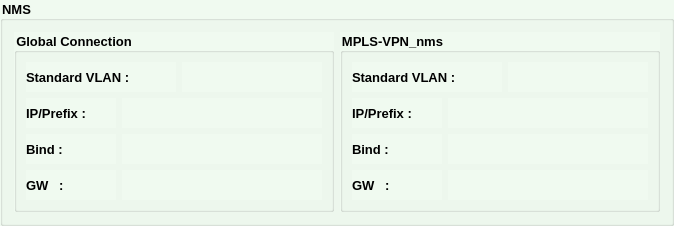
                   <widget class="QGroupBox" name="nmsGB">
                    <property name="minimumSize">
                     <size>
                      <width>0</width>
                      <height>0</height>
                     </size>
                    </property>
                    <property name="font">
                     <font>
                      <family>Tahoma</family>
                      <pointsize>10</pointsize>
                      <bold>true</bold>
                     </font>
                    </property>
                    <property name="styleSheet">
                     <string notr="true">background-color: rgb(240, 250, 240);</string>
                    </property>
                    <property name="title">
                     <string>NMS</string>
                    </property>
                    <layout class="QHBoxLayout" name="horizontalLayout_13">
                     <item>
                      <widget class="QGroupBox" name="groupBox_10">
                       <property name="font">
                        <font>
                         <family>Tahoma</family>
                         <pointsize>10</pointsize>
                         <bold>true</bold>
                        </font>
                       </property>
                       <property name="title">
                        <string>Global Connection</string>
                       </property>
                       <layout class="QVBoxLayout" name="verticalLayout_6">
                        <item>
                         <layout class="QHBoxLayout" name="horizontalLayout_17">
                          <item>
                           <widget class="QLabel" name="globalVlanLbl">
                            <property name="minimumSize">
                             <size>
                              <width>150</width>
                              <height>30</height>
                             </size>
                            </property>
                            <property name="maximumSize">
                             <size>
                              <width>150</width>
                              <height>30</height>
                             </size>
                            </property>
                            <property name="font">
                             <font>
                              <family>Tahoma</family>
                              <pointsize>10</pointsize>
                              <bold>true</bold>
                             </font>
                            </property>
                            <property name="text">
                             <string>Standard VLAN :</string>
                            </property>
                           </widget>
                          </item>
                          <item>
                           <widget class="QLabel" name="gVlanLbl">
                            <property name="sizePolicy">
                             <sizepolicy hsizetype="Expanding" vsizetype="Preferred">
                              <horstretch>0</horstretch>
                              <verstretch>0</verstretch>
                             </sizepolicy>
                            </property>
                            <property name="minimumSize">
                             <size>
                              <width>50</width>
                              <height>30</height>
                             </size>
                            </property>
                            <property name="maximumSize">
                             <size>
                              <width>16777215</width>
                              <height>30</height>
                             </size>
                            </property>
                            <property name="font">
                             <font>
                              <family>Tahoma</family>
                              <pointsize>10</pointsize>
                              <bold>true</bold>
                             </font>
                            </property>
                            <property name="styleSheet">
                             <string notr="true">color: rgb(85, 0, 127);</string>
                            </property>
                            <property name="text">
                             <string/>
                            </property>
                           </widget>
                          </item>
                         </layout>
                        </item>
                        <item>
                         <layout class="QHBoxLayout" name="horizontalLayout_19">
                          <item>
                           <widget class="QLabel" name="label_31">
                            <property name="minimumSize">
                             <size>
                              <width>90</width>
                              <height>30</height>
                             </size>
                            </property>
                            <property name="maximumSize">
                             <size>
                              <width>90</width>
                              <height>30</height>
                             </size>
                            </property>
                            <property name="font">
                             <font>
                              <family>Tahoma</family>
                              <pointsize>10</pointsize>
                              <bold>true</bold>
                             </font>
                            </property>
                            <property name="text">
                             <string>IP/Prefix :</string>
                            </property>
                           </widget>
                          </item>
                          <item>
                           <widget class="QLabel" name="gIpLbl">
                            <property name="sizePolicy">
                             <sizepolicy hsizetype="Expanding" vsizetype="Preferred">
                              <horstretch>0</horstretch>
                              <verstretch>0</verstretch>
                             </sizepolicy>
                            </property>
                            <property name="minimumSize">
                             <size>
                              <width>200</width>
                              <height>30</height>
                             </size>
                            </property>
                            <property name="maximumSize">
                             <size>
                              <width>16777215</width>
                              <height>30</height>
                             </size>
                            </property>
                            <property name="font">
                             <font>
                              <family>Tahoma</family>
                              <pointsize>10</pointsize>
                              <bold>true</bold>
                             </font>
                            </property>
                            <property name="styleSheet">
                             <string notr="true">color: rgb(85, 0, 127);</string>
                            </property>
                            <property name="text">
                             <string/>
                            </property>
                            <property name="alignment">
                             <set>Qt::AlignmentFlag::AlignLeading|Qt::AlignmentFlag::AlignLeft|Qt::AlignmentFlag::AlignVCenter</set>
                            </property>
                           </widget>
                          </item>
                         </layout>
                        </item>
                        <item>
                         <layout class="QHBoxLayout" name="horizontalLayout_57">
                          <item>
                           <widget class="QLabel" name="label_37">
                            <property name="minimumSize">
                             <size>
                              <width>90</width>
                              <height>30</height>
                             </size>
                            </property>
                            <property name="maximumSize">
                             <size>
                              <width>90</width>
                              <height>30</height>
                             </size>
                            </property>
                            <property name="font">
                             <font>
                              <family>Tahoma</family>
                              <pointsize>10</pointsize>
                              <bold>true</bold>
                             </font>
                            </property>
                            <property name="text">
                             <string>Bind :</string>
                            </property>
                           </widget>
                          </item>
                          <item>
                           <widget class="QLabel" name="gBindLbl">
                            <property name="sizePolicy">
                             <sizepolicy hsizetype="Expanding" vsizetype="Preferred">
                              <horstretch>0</horstretch>
                              <verstretch>0</verstretch>
                             </sizepolicy>
                            </property>
                            <property name="minimumSize">
                             <size>
                              <width>200</width>
                              <height>30</height>
                             </size>
                            </property>
                            <property name="maximumSize">
                             <size>
                              <width>16777215</width>
                              <height>30</height>
                             </size>
                            </property>
                            <property name="font">
                             <font>
                              <family>Tahoma</family>
                              <pointsize>10</pointsize>
                              <bold>true</bold>
                             </font>
                            </property>
                            <property name="styleSheet">
                             <string notr="true">color: rgb(85, 0, 127);</string>
                            </property>
                            <property name="text">
                             <string/>
                            </property>
                            <property name="alignment">
                             <set>Qt::AlignmentFlag::AlignLeading|Qt::AlignmentFlag::AlignLeft|Qt::AlignmentFlag::AlignVCenter</set>
                            </property>
                           </widget>
                          </item>
                         </layout>
                        </item>
                        <item>
                         <layout class="QHBoxLayout" name="horizontalLayout_20">
                          <item>
                           <widget class="QLabel" name="label_33">
                            <property name="minimumSize">
                             <size>
                              <width>90</width>
                              <height>30</height>
                             </size>
                            </property>
                            <property name="maximumSize">
                             <size>
                              <width>90</width>
                              <height>30</height>
                             </size>
                            </property>
                            <property name="font">
                             <font>
                              <family>Tahoma</family>
                              <pointsize>10</pointsize>
                              <bold>true</bold>
                             </font>
                            </property>
                            <property name="text">
                             <string>GW   :</string>
                            </property>
                           </widget>
                          </item>
                          <item>
                           <widget class="QLabel" name="gGwLbl">
                            <property name="sizePolicy">
                             <sizepolicy hsizetype="Expanding" vsizetype="Preferred">
                              <horstretch>0</horstretch>
                              <verstretch>0</verstretch>
                             </sizepolicy>
                            </property>
                            <property name="minimumSize">
                             <size>
                              <width>200</width>
                              <height>30</height>
                             </size>
                            </property>
                            <property name="maximumSize">
                             <size>
                              <width>16777215</width>
                              <height>30</height>
                             </size>
                            </property>
                            <property name="font">
                             <font>
                              <family>Tahoma</family>
                              <pointsize>10</pointsize>
                              <bold>true</bold>
                             </font>
                            </property>
                            <property name="styleSheet">
                             <string notr="true">color: rgb(85, 0, 127);</string>
                            </property>
                            <property name="text">
                             <string/>
                            </property>
                            <property name="alignment">
                             <set>Qt::AlignmentFlag::AlignLeading|Qt::AlignmentFlag::AlignLeft|Qt::AlignmentFlag::AlignVCenter</set>
                            </property>
                           </widget>
                          </item>
                         </layout>
                        </item>
                       </layout>
                      </widget>
                     </item>
                     <item>
                      <widget class="QGroupBox" name="groupBox_9">
                       <property name="font">
                        <font>
                         <family>Tahoma</family>
                         <pointsize>10</pointsize>
                         <bold>true</bold>
                        </font>
                       </property>
                       <property name="title">
                        <string>MPLS-VPN_nms</string>
                       </property>
                       <layout class="QVBoxLayout" name="verticalLayout_7">
                        <item>
                         <layout class="QHBoxLayout" name="horizontalLayout_18">
                          <item>
                           <widget class="QLabel" name="mplsVlanLbl">
                            <property name="minimumSize">
                             <size>
                              <width>150</width>
                              <height>30</height>
                             </size>
                            </property>
                            <property name="maximumSize">
                             <size>
                              <width>150</width>
                              <height>30</height>
                             </size>
                            </property>
                            <property name="font">
                             <font>
                              <family>Tahoma</family>
                              <pointsize>10</pointsize>
                              <bold>true</bold>
                             </font>
                            </property>
                            <property name="text">
                             <string>Standard VLAN :</string>
                            </property>
                           </widget>
                          </item>
                          <item>
                           <widget class="QLabel" name="mVlanLbl">
                            <property name="sizePolicy">
                             <sizepolicy hsizetype="Expanding" vsizetype="Preferred">
                              <horstretch>0</horstretch>
                              <verstretch>0</verstretch>
                             </sizepolicy>
                            </property>
                            <property name="minimumSize">
                             <size>
                              <width>50</width>
                              <height>30</height>
                             </size>
                            </property>
                            <property name="maximumSize">
                             <size>
                              <width>16777215</width>
                              <height>30</height>
                             </size>
                            </property>
                            <property name="font">
                             <font>
                              <family>Tahoma</family>
                              <pointsize>10</pointsize>
                              <bold>true</bold>
                             </font>
                            </property>
                            <property name="styleSheet">
                             <string notr="true">color: rgb(85, 0, 127);</string>
                            </property>
                            <property name="text">
                             <string/>
                            </property>
                           </widget>
                          </item>
                         </layout>
                        </item>
                        <item>
                         <layout class="QHBoxLayout" name="horizontalLayout_21">
                          <item>
                           <widget class="QLabel" name="label_34">
                            <property name="minimumSize">
                             <size>
                              <width>90</width>
                              <height>30</height>
                             </size>
                            </property>
                            <property name="maximumSize">
                             <size>
                              <width>90</width>
                              <height>30</height>
                             </size>
                            </property>
                            <property name="font">
                             <font>
                              <family>Tahoma</family>
                              <pointsize>10</pointsize>
                              <bold>true</bold>
                             </font>
                            </property>
                            <property name="text">
                             <string>IP/Prefix :</string>
                            </property>
                           </widget>
                          </item>
                          <item>
                           <widget class="QLabel" name="mIpLbl">
                            <property name="sizePolicy">
                             <sizepolicy hsizetype="Expanding" vsizetype="Preferred">
                              <horstretch>0</horstretch>
                              <verstretch>0</verstretch>
                             </sizepolicy>
                            </property>
                            <property name="minimumSize">
                             <size>
                              <width>200</width>
                              <height>30</height>
                             </size>
                            </property>
                            <property name="maximumSize">
                             <size>
                              <width>16777215</width>
                              <height>30</height>
                             </size>
                            </property>
                            <property name="font">
                             <font>
                              <family>Tahoma</family>
                              <pointsize>10</pointsize>
                              <bold>true</bold>
                             </font>
                            </property>
                            <property name="styleSheet">
                             <string notr="true">color: rgb(85, 0, 127);</string>
                            </property>
                            <property name="text">
                             <string/>
                            </property>
                            <property name="alignment">
                             <set>Qt::AlignmentFlag::AlignLeading|Qt::AlignmentFlag::AlignLeft|Qt::AlignmentFlag::AlignVCenter</set>
                            </property>
                           </widget>
                          </item>
                         </layout>
                        </item>
                        <item>
                         <layout class="QHBoxLayout" name="horizontalLayout_58">
                          <item>
                           <widget class="QLabel" name="label_51">
                            <property name="minimumSize">
                             <size>
                              <width>90</width>
                              <height>30</height>
                             </size>
                            </property>
                            <property name="maximumSize">
                             <size>
                              <width>90</width>
                              <height>30</height>
                             </size>
                            </property>
                            <property name="font">
                             <font>
                              <family>Tahoma</family>
                              <pointsize>10</pointsize>
                              <bold>true</bold>
                             </font>
                            </property>
                            <property name="text">
                             <string>Bind :</string>
                            </property>
                           </widget>
                          </item>
                          <item>
                           <widget class="QLabel" name="mBindLbl">
                            <property name="sizePolicy">
                             <sizepolicy hsizetype="Expanding" vsizetype="Preferred">
                              <horstretch>0</horstretch>
                              <verstretch>0</verstretch>
                             </sizepolicy>
                            </property>
                            <property name="minimumSize">
                             <size>
                              <width>200</width>
                              <height>30</height>
                             </size>
                            </property>
                            <property name="maximumSize">
                             <size>
                              <width>16777215</width>
                              <height>30</height>
                             </size>
                            </property>
                            <property name="font">
                             <font>
                              <family>Tahoma</family>
                              <pointsize>10</pointsize>
                              <bold>true</bold>
                             </font>
                            </property>
                            <property name="styleSheet">
                             <string notr="true">color: rgb(85, 0, 127);</string>
                            </property>
                            <property name="text">
                             <string/>
                            </property>
                            <property name="alignment">
                             <set>Qt::AlignmentFlag::AlignLeading|Qt::AlignmentFlag::AlignLeft|Qt::AlignmentFlag::AlignVCenter</set>
                            </property>
                           </widget>
                          </item>
                         </layout>
                        </item>
                        <item>
                         <layout class="QHBoxLayout" name="horizontalLayout_22">
                          <item>
                           <widget class="QLabel" name="label_35">
                            <property name="minimumSize">
                             <size>
                              <width>90</width>
                              <height>30</height>
                             </size>
                            </property>
                            <property name="maximumSize">
                             <size>
                              <width>90</width>
                              <height>30</height>
                             </size>
                            </property>
                            <property name="font">
                             <font>
                              <family>Tahoma</family>
                              <pointsize>10</pointsize>
                              <bold>true</bold>
                             </font>
                            </property>
                            <property name="text">
                             <string>GW   :</string>
                            </property>
                           </widget>
                          </item>
                          <item>
                           <widget class="QLabel" name="mGwLbl">
                            <property name="sizePolicy">
                             <sizepolicy hsizetype="Expanding" vsizetype="Preferred">
                              <horstretch>0</horstretch>
                              <verstretch>0</verstretch>
                             </sizepolicy>
                            </property>
                            <property name="minimumSize">
                             <size>
                              <width>200</width>
                              <height>30</height>
                             </size>
                            </property>
                            <property name="maximumSize">
                             <size>
                              <width>16777215</width>
                              <height>30</height>
                             </size>
                            </property>
                            <property name="font">
                             <font>
                              <family>Tahoma</family>
                              <pointsize>10</pointsize>
                              <bold>true</bold>
                             </font>
                            </property>
                            <property name="styleSheet">
                             <string notr="true">color: rgb(85, 0, 127);</string>
                            </property>
                            <property name="text">
                             <string/>
                            </property>
                            <property name="alignment">
                             <set>Qt::AlignmentFlag::AlignLeading|Qt::AlignmentFlag::AlignLeft|Qt::AlignmentFlag::AlignVCenter</set>
                            </property>
                           </widget>
                          </item>
                         </layout>
                        </item>
                       </layout>
                      </widget>
                     </item>
                    </layout>
                   </widget>
